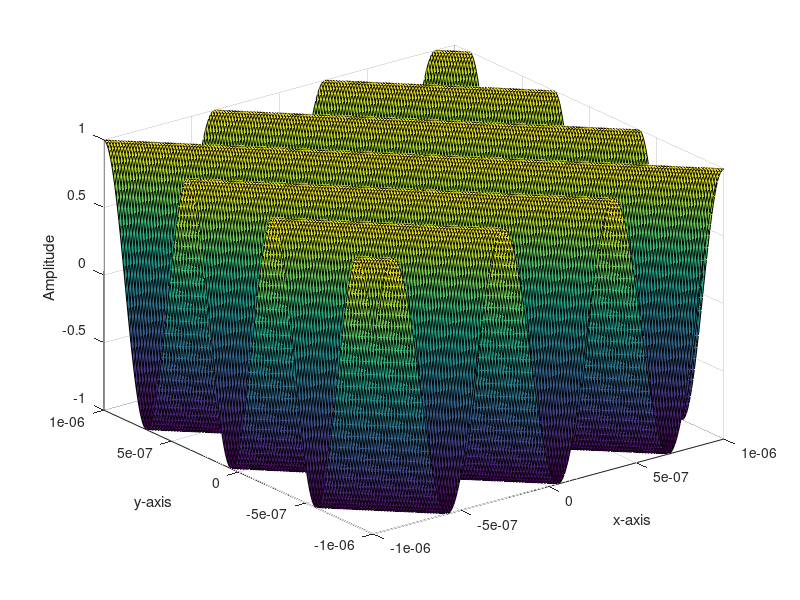

This chart was generated by the following MATLAB code:
%Code to simulate X-ray diffraction by first animating the incoming wave
%before reaching the aperture and then animating the wave after it passes
%through the aperture and hitting the screen

%Define the variables------------------------------------------------------
c = 3e8;
lambda = 630e-9;
f = c/lambda;
k = 2*pi/lambda;
omega = 2*pi*f;
A = 1;

x = linspace(-1e-6, 1e-6, 201);
y = linspace(-1e-6, 1e-6, 201);
t= 0: 1: 10;


%Creates a 2-D matrix of intensities at different x and y values-----------
incoming_wave = zeros(length(x), length(y));

for i = 1: 1: length(x)
    for j = 1: 1: length(y)
        for l = 1: 1: length(t)
        incoming_wave(i, j, l) = A*exp(1j*k*(x(i)+y(j) - omega*t(l)));
        end
    end
end

%Plot 2-D graph------------------------------------------------------------
figure(1);
surf(x, y, real(incoming_wave(:,:,1)))
xlabel('x-axis');
ylabel('y-axis');
zlabel('Amplitude');